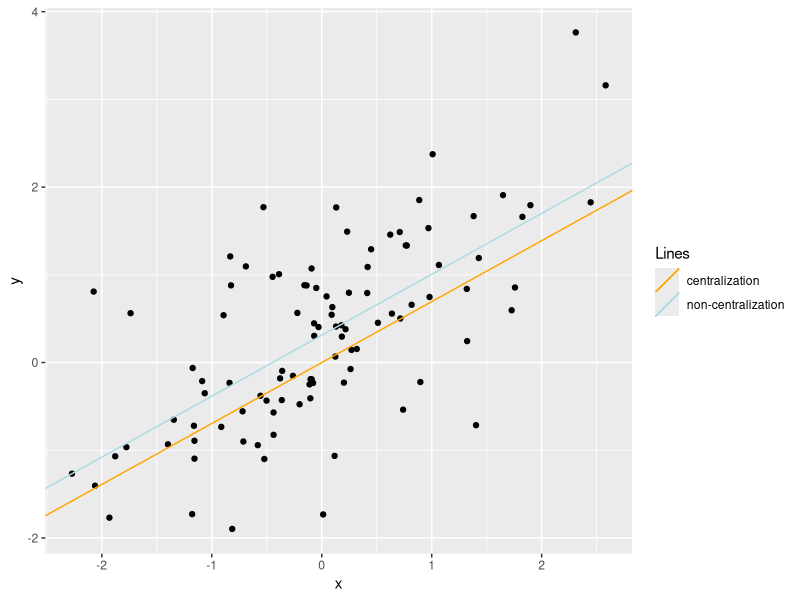
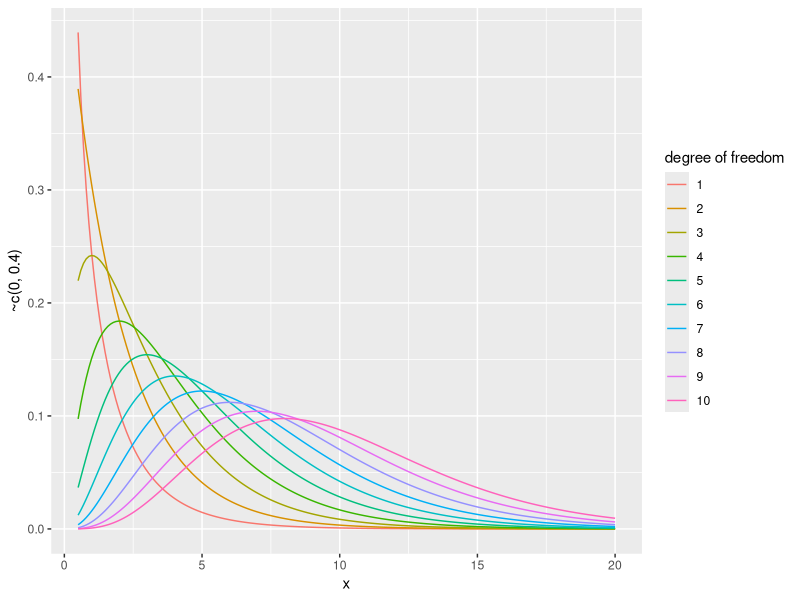
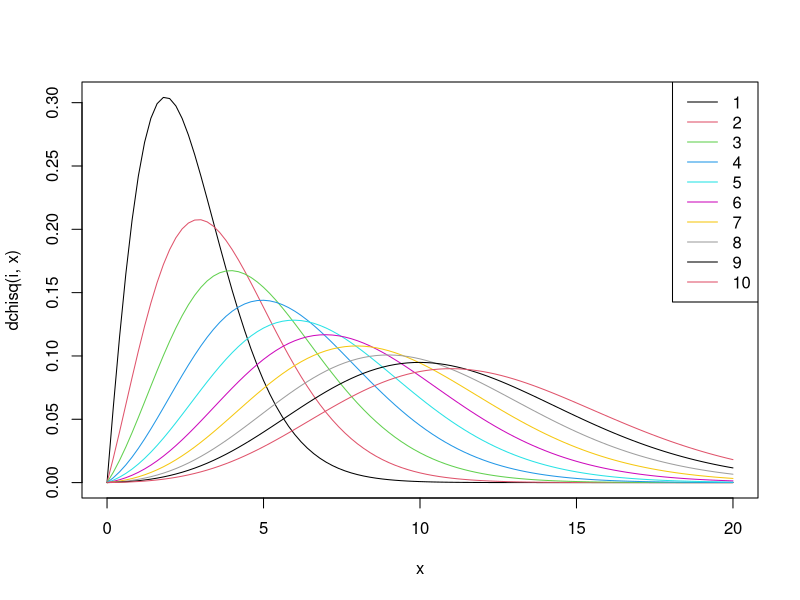
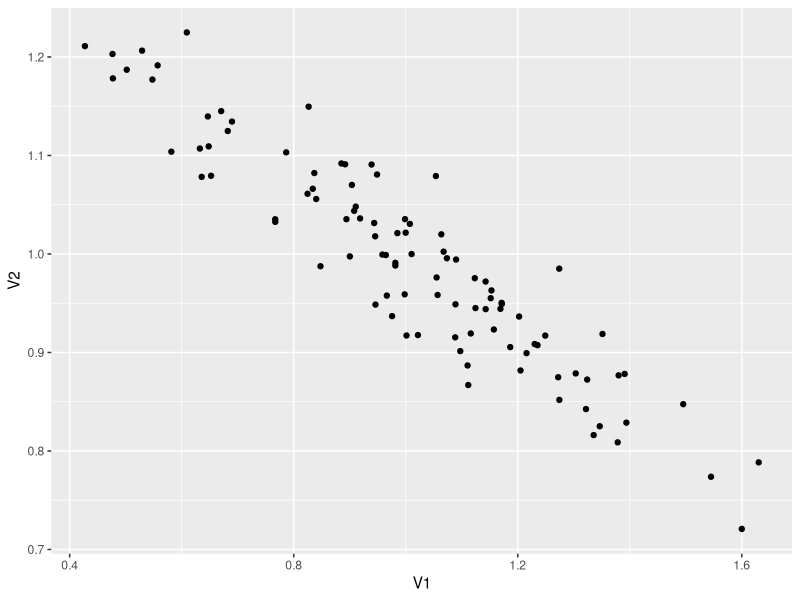

Write the R code that produced these figures, in order.
## ---- chunk 1
knitr::opts_chunk$set(echo = TRUE)
## ---- chunk 2
require(tidyverse)
require(data.table)
## ---- chunk 3
lsm <- function(x, y){
  if(length(unique(x)) == 1){
    stop("x has only 1 unique values")
  }
  # estimation
  bar_x <- mean(x); bar_y <- mean(y)
  hat_b1 <- sum((x-bar_x)*(y-bar_y)) / sum((x-bar_x)^2)
  hat_b0 <- bar_y - hat_b1 * bar_x
  
  # return
  return(list(b0 = hat_b0, b1 = hat_b1))
}
## ---- chunk 4
set.seed(100)
beta <- c(0.3, 0.8)
n <- 100
x <- c(rep(1,n), rnorm(n)) %>% matrix(nrow=100, byrow=FALSE)
y <- x %*% beta + rnorm(n)

fit <- lsm(x=x[,2], y=y[,1])
fit_centered <- lsm(x=x[,2]-mean(x[,2]), y=y-mean(y))

print(fit)
print(fit_centered)
## ---- chunk 5
data.frame(x=x[,2], y=y) %>% 
  ggplot(aes(x=x, y=y)) + 
  geom_point() + 
  geom_abline(aes(slope = fit$b1, intercept = fit$b0, color = 'non-centralization'), show.legend = TRUE) + 
  geom_abline(aes(slope = fit_centered$b1, intercept = fit_centered$b0, color = 'centralization'), show.legend = TRUE) +
  labs(color="Lines") + 
  scale_color_manual(values = c('orange', 'lightblue'))
## ---- chunk 6
lsm <- function(X, y){
  res <- solve(t(X)%*%X) %*% t(X) %*% y
  return(res %>% as.vector)
}
## ---- chunk 7
n <- 100
p <- 3
set.seed(888); beta <- rnorm(4)
x <- matrix(1, nrow=n, ncol=p+1)
x[,-1] <- rnorm(100*p)
set.seed(666);y <- x %*% beta + rnorm(n)

fit <- lsm(X = x, y = y)
data.frame(beta = beta, fit = fit, diff = beta - fit)
## ---- chunk 8
x <- seq(0.5, 20, length.out = 200)
df_values <- c(1:10)
names(df_values) <- 1:10
df <- map_dfc(.x = as.list(df_values), .f = function(df){dchisq(x,df=df)}) %>% 
  mutate(x=x) %>% 
  pivot_longer(-x) %>% 
  mutate(name = as.integer(name)) %>% 
  ggplot(aes(x=x, y=value, group=name, color=as.factor(name))) + 
  geom_line() + 
  scale_y_continuous(aes(limits = c(0,0.4))) + 
  labs(color ="degree of freedom") -> g

plot(g)
## ---- chunk 9
for(i in 1:10) curve(dchisq(i,x), 0, 20, col=i, add=ifelse(i==1, FALSE, TRUE), ann=ifelse(i==1,TRUE,FALSE))
legend("topright", legend=1:10, col=1:10, lty=1)
## ---- chunk 10
set.seed(1)
n <- 100
x <- cbind(1, rnorm(n,2,1))
hat_beta <- matrix(0, ncol=2, nrow=100)
for(i in 1:100){
  y <- apply(cbind(x, rnorm(n,0,1)), 1, sum)
  fit <- lsm(X=x,y=y)
  hat_beta[i,1] <- fit[1]
  hat_beta[i,2] <- fit[2]
}
## ---- chunk 11
as.data.frame(hat_beta) %>% 
  ggplot(aes(x=V1, y=V2)) + 
  geom_point()
